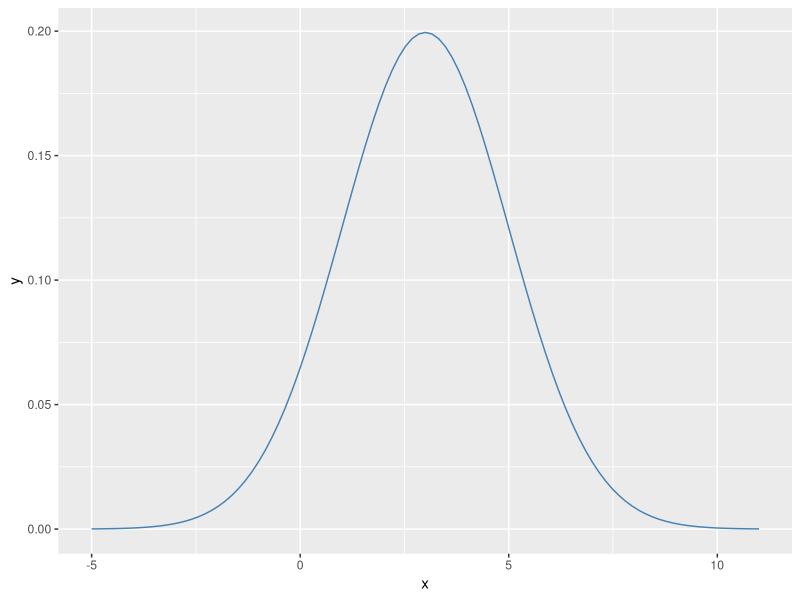
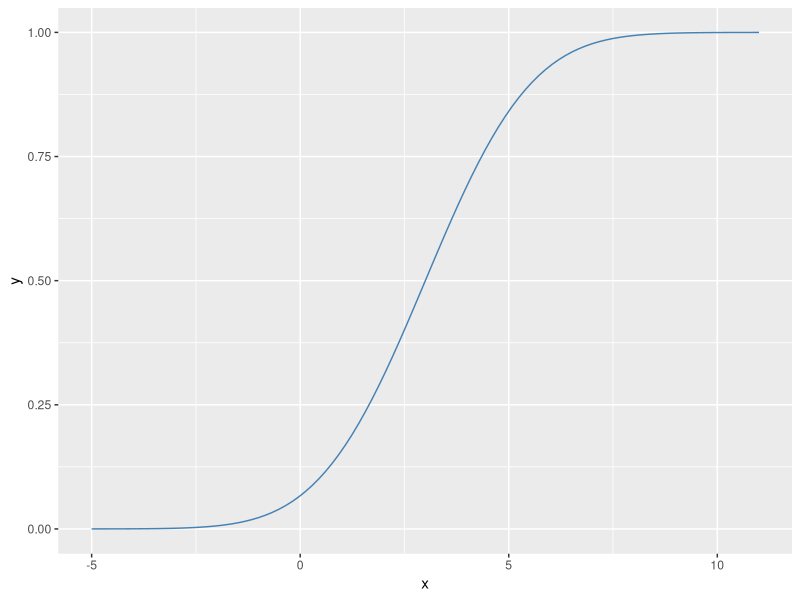
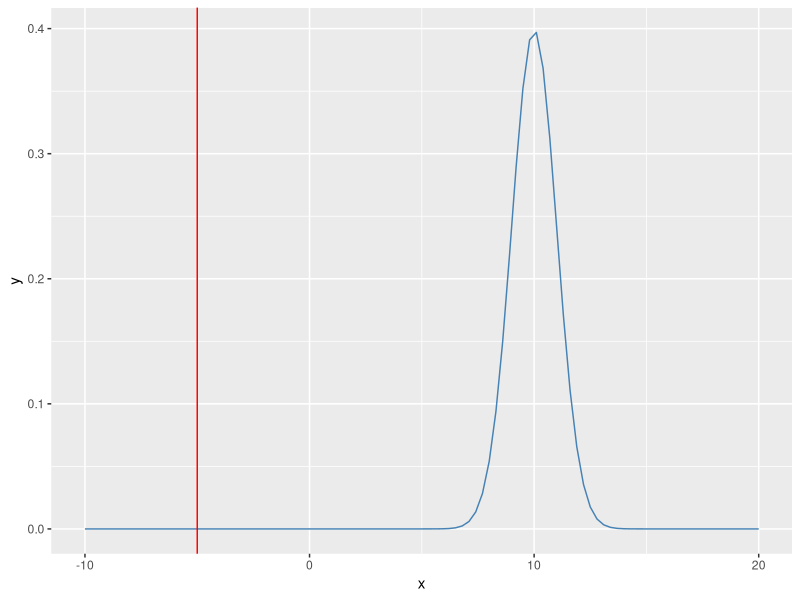

These figures' R source, in order:
# ---- 0. Setup and load libraries, if any ----

library(ggplot2)  # load the graphing library

if(!require("rstudioapi")) install.packages("rstudioapi")
setwd(dirname(getSourceEditorContext()$path))  # set working directory


# ---- 1. Calculate standard normal distribution probabilities ----

m = 3 # Mean 
s = 2 # Standard Deviation 

# Previously, we used dnorm() to generate the normal probability density.
x <- seq(-5,11,0.1)  # xaxis values

ggplot(data.frame(x), aes(x)) +
  stat_function(fun=dnorm, args=list(mean=m, sd=s), color='steelblue')

# Now, we can calculate probabilities using pnorm(), the distribution function
# for the Normal. 
# What is more likely (has a higher probability): X <= 8, or X <= 0.1?

pnorm(8, mean=m, sd=s)    # P(X <= 8)
pnorm(0.1, mean=m, sd=s)  # P(X <= 0.1)

# What else is likely (or unlikely)?

# What is the pnorm function doing?
ggplot(data.frame(x), aes(x)) +
  stat_function(fun=pnorm, args=list(mean=m, sd=s), color='steelblue')

# ---- 2. Calculate other normal distribution probabilities ----

# Let's look at an extreme example:
m = 10
s = 1
pnorm(-5, mean=m, sd=s)  # P(X <= -5) when X is tightly concentrated around +10

x <- seq(-10,20,0.1)
ggplot(data.frame(x), aes(x)) +
  stat_function(fun=dnorm, args=list(mean=m, sd=s), color='steelblue') +
  geom_vline(xintercept=-5, color='red')
